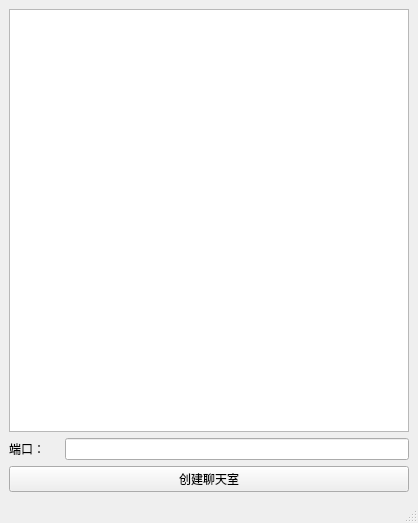
<?xml version="1.0" encoding="UTF-8"?>
<ui version="4.0">
 <class>MainWindow_6d1</class>
 <widget class="QMainWindow" name="MainWindow_6d1">
  <property name="geometry">
   <rect>
    <x>0</x>
    <y>0</y>
    <width>418</width>
    <height>523</height>
   </rect>
  </property>
  <property name="windowTitle">
   <string>TCP服务器</string>
  </property>
  <widget class="QWidget" name="centralwidget">
   <layout class="QVBoxLayout" name="verticalLayout">
    <item>
     <widget class="QListWidget" name="listWidget">
      <property name="minimumSize">
       <size>
        <width>400</width>
        <height>400</height>
       </size>
      </property>
     </widget>
    </item>
    <item>
     <layout class="QHBoxLayout" name="horizontalLayout">
      <item>
       <widget class="QLabel" name="label">
        <property name="minimumSize">
         <size>
          <width>50</width>
          <height>0</height>
         </size>
        </property>
        <property name="text">
         <string>端口：</string>
        </property>
       </widget>
      </item>
      <item>
       <widget class="QLineEdit" name="lineEdit"/>
      </item>
     </layout>
    </item>
    <item>
     <widget class="QPushButton" name="pushButton">
      <property name="text">
       <string>创建聊天室</string>
      </property>
     </widget>
    </item>
   </layout>
  </widget>
  <widget class="QMenuBar" name="menubar">
   <property name="geometry">
    <rect>
     <x>0</x>
     <y>0</y>
     <width>418</width>
     <height>21</height>
    </rect>
   </property>
  </widget>
  <widget class="QStatusBar" name="statusbar"/>
 </widget>
 <resources/>
 <connections/>
</ui>
